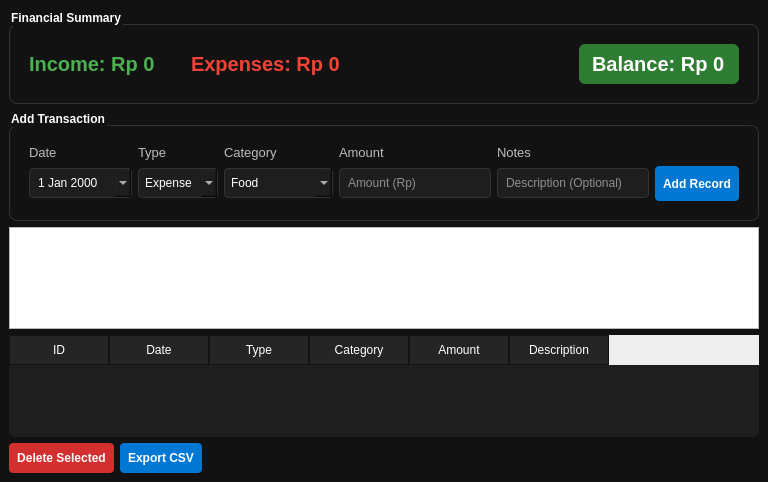
<?xml version="1.0" encoding="UTF-8"?>
<ui version="4.0">
 <class>FInanceTracker</class>
 <widget class="QMainWindow" name="FInanceTracker">
  <property name="geometry">
   <rect>
    <x>0</x>
    <y>0</y>
    <width>768</width>
    <height>482</height>
   </rect>
  </property>
  <property name="windowTitle">
   <string>IDR Personal Finance Manager</string>
  </property>
  <property name="styleSheet">
   <string notr="true">QMainWindow { background-color: #121212; }
QGroupBox { color: #ffffff; font-weight: bold; border: 1px solid #333; margin-top: 15px; padding: 10px; border-radius: 8px; }
QLabel { color: #bbb; font-size: 10pt; }
QLineEdit, QComboBox, QDateEdit { background-color: #1e1e1e; color: white; border: 1px solid #333; padding: 6px; border-radius: 4px; }
QPushButton { background-color: #0078d4; color: white; border-radius: 4px; padding: 8px; font-weight: bold; }
QPushButton:hover { background-color: #005a9e; }
QTableWidget { background-color: #1e1e1e; color: white; gridline-color: #333; border-radius: 8px; }
QHeaderView::section { background-color: #252525; color: white; padding: 5px; border: 1px solid #121212; }</string>
  </property>
  <widget class="QWidget" name="centralwidget">
   <layout class="QVBoxLayout" name="verticalLayout">
    <item>
     <widget class="QGroupBox" name="summaryGroup">
      <property name="title">
       <string>Financial Summary</string>
      </property>
      <layout class="QHBoxLayout" name="horizontalLayout">
       <item>
        <widget class="QLabel" name="totalIncomeLabel">
         <property name="styleSheet">
          <string notr="true">color: #4caf50; font-size: 15pt; font-weight: bold;</string>
         </property>
         <property name="text">
          <string>Income: Rp 0</string>
         </property>
        </widget>
       </item>
       <item>
        <spacer name="horizontalSpacer">
         <property name="orientation">
          <enum>Qt::Orientation::Horizontal</enum>
         </property>
         <property name="sizeType">
          <enum>QSizePolicy::Policy::Fixed</enum>
         </property>
         <property name="sizeHint" stdset="0">
          <size>
           <width>30</width>
           <height>20</height>
          </size>
         </property>
        </spacer>
       </item>
       <item>
        <widget class="QLabel" name="totalExpenseLabel">
         <property name="styleSheet">
          <string notr="true">color: #f44336; font-size: 15pt; font-weight: bold;</string>
         </property>
         <property name="text">
          <string>Expenses: Rp 0</string>
         </property>
        </widget>
       </item>
       <item>
        <spacer name="horizontalSpacer_2">
         <property name="orientation">
          <enum>Qt::Orientation::Horizontal</enum>
         </property>
         <property name="sizeHint" stdset="0">
          <size>
           <width>40</width>
           <height>20</height>
          </size>
         </property>
        </spacer>
       </item>
       <item>
        <widget class="QLabel" name="balanceLabel">
         <property name="styleSheet">
          <string notr="true">font-size: 15pt; font-weight: bold; padding: 8px; border-radius: 6px; color: white; background-color: #2e7d32;</string>
         </property>
         <property name="text">
          <string>Balance: Rp 0</string>
         </property>
        </widget>
       </item>
      </layout>
     </widget>
    </item>
    <item>
     <widget class="QGroupBox" name="inputGroup">
      <property name="title">
       <string>Add Transaction</string>
      </property>
      <layout class="QGridLayout" name="gridLayout">
       <item row="0" column="0">
        <widget class="QLabel" name="label">
         <property name="text">
          <string>Date</string>
         </property>
        </widget>
       </item>
       <item row="1" column="0">
        <widget class="QDateEdit" name="dateEdit">
         <property name="calendarPopup">
          <bool>true</bool>
         </property>
        </widget>
       </item>
       <item row="0" column="1">
        <widget class="QLabel" name="label_2">
         <property name="text">
          <string>Type</string>
         </property>
        </widget>
       </item>
       <item row="1" column="1">
        <widget class="QComboBox" name="typeCombo">
         <item>
          <property name="text">
           <string>Expense</string>
          </property>
         </item>
         <item>
          <property name="text">
           <string>Income</string>
          </property>
         </item>
        </widget>
       </item>
       <item row="0" column="2">
        <widget class="QLabel" name="label_3">
         <property name="text">
          <string>Category</string>
         </property>
        </widget>
       </item>
       <item row="1" column="2">
        <widget class="QComboBox" name="categoryCombo">
         <item>
          <property name="text">
           <string>Food</string>
          </property>
         </item>
         <item>
          <property name="text">
           <string>Transport</string>
          </property>
         </item>
         <item>
          <property name="text">
           <string>Bills</string>
          </property>
         </item>
         <item>
          <property name="text">
           <string>Shopping</string>
          </property>
         </item>
         <item>
          <property name="text">
           <string>Salary</string>
          </property>
         </item>
         <item>
          <property name="text">
           <string>Investment</string>
          </property>
         </item>
         <item>
          <property name="text">
           <string>Entertainment</string>
          </property>
         </item>
         <item>
          <property name="text">
           <string>Other</string>
          </property>
         </item>
        </widget>
       </item>
       <item row="0" column="3">
        <widget class="QLabel" name="label_4">
         <property name="text">
          <string>Amount</string>
         </property>
        </widget>
       </item>
       <item row="1" column="3">
        <widget class="QLineEdit" name="amountEdit">
         <property name="placeholderText">
          <string>Amount (Rp)</string>
         </property>
        </widget>
       </item>
       <item row="0" column="4">
        <widget class="QLabel" name="label_5">
         <property name="text">
          <string>Notes</string>
         </property>
        </widget>
       </item>
       <item row="1" column="4">
        <widget class="QLineEdit" name="descriptionEdit">
         <property name="placeholderText">
          <string>Description (Optional)</string>
         </property>
        </widget>
       </item>
       <item row="1" column="5">
        <widget class="QPushButton" name="addBtn">
         <property name="minimumSize">
          <size>
           <width>0</width>
           <height>35</height>
          </size>
         </property>
         <property name="text">
          <string>Add Record</string>
         </property>
        </widget>
       </item>
      </layout>
     </widget>
    </item>
    <item>
     <widget class="QChartView" name="chartView">
      <property name="maximumSize">
       <size>
        <width>16777215</width>
        <height>280</height>
       </size>
      </property>
     </widget>
    </item>
    <item>
     <widget class="QTableWidget" name="transactionTable">
      <column>
       <property name="text">
        <string>ID</string>
       </property>
      </column>
      <column>
       <property name="text">
        <string>Date</string>
       </property>
      </column>
      <column>
       <property name="text">
        <string>Type</string>
       </property>
      </column>
      <column>
       <property name="text">
        <string>Category</string>
       </property>
      </column>
      <column>
       <property name="text">
        <string>Amount</string>
       </property>
      </column>
      <column>
       <property name="text">
        <string>Description</string>
       </property>
      </column>
     </widget>
    </item>
    <item>
     <layout class="QHBoxLayout" name="horizontalLayout_2">
      <item>
       <widget class="QPushButton" name="deleteBtn">
        <property name="styleSheet">
         <string notr="true">background-color: #d32f2f;</string>
        </property>
        <property name="text">
         <string>Delete Selected</string>
        </property>
       </widget>
      </item>
      <item>
       <widget class="QPushButton" name="exportBtn">
        <property name="text">
         <string>Export CSV</string>
        </property>
       </widget>
      </item>
      <item>
       <spacer name="horizontalSpacer_3">
        <property name="orientation">
         <enum>Qt::Orientation::Horizontal</enum>
        </property>
        <property name="sizeHint" stdset="0">
         <size>
          <width>40</width>
          <height>20</height>
         </size>
        </property>
       </spacer>
      </item>
     </layout>
    </item>
   </layout>
  </widget>
 </widget>
 <customwidgets>
  <customwidget>
   <class>QChartView</class>
   <extends>QGraphicsView</extends>
   <header>QtCharts</header>
  </customwidget>
 </customwidgets>
 <resources/>
 <connections/>
</ui>
